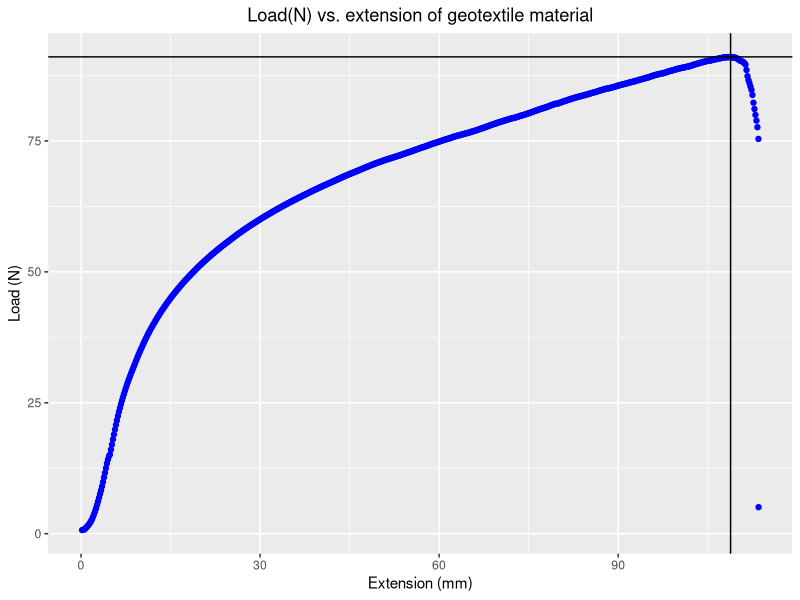

R code for this plot:
#Necessary packages
library(tidyverse)
library(ggpubr) #For plotting

#set working directory
setwd("C:/Users/tao_1/OneDrive/Documents/Fall2021/ABE305/Data_csv")

#read csv file
df <- read.csv("266.csv", skip = 7)

#find the maximum load N and corresponding extention
max_load = df$N[which.max(df$N)]
extension = df$mm[which.max(df$N)]

#plot
ggplot(df, aes(x = mm, y = N)) + 
  geom_point(color = "blue") +
  geom_vline(xintercept  = extension) + #add extention line
  geom_hline(yintercept = max_load) +   #add max load line
  ggtitle("Load(N) vs. extension of geotextile material") +
  theme(plot.title = element_text(hjust = 0.5)) + 
  xlab("Extension (mm)") +
  ylab("Load (N)")